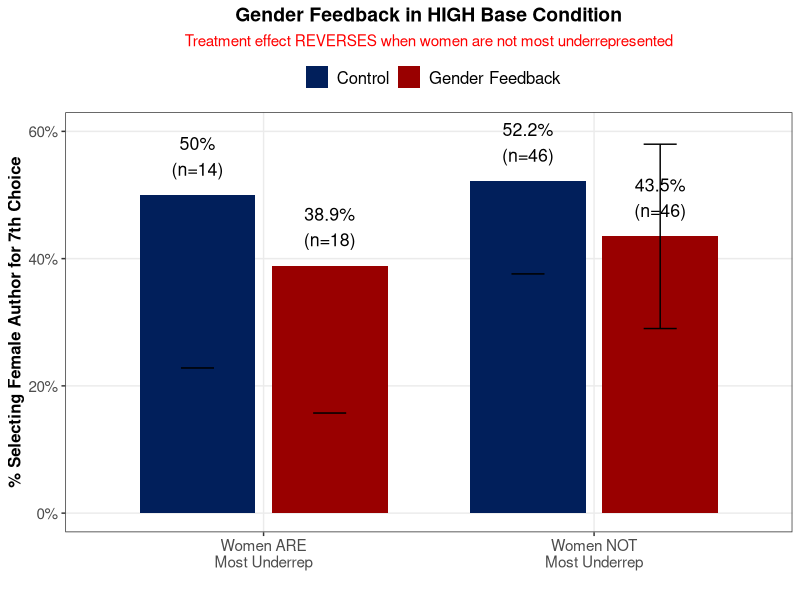

The R source for this figure:
# Analysis: Gender feedback competition in HIGH base condition only

library(dplyr)
library(ggplot2)
library(lmtest)
library(sandwich)

# Read the data
d0 <- read.csv('pilot-study.csv', check.names = FALSE)

# Robust summary function
robust_summary <- function(model) {
    robust_se <- sqrt(diag(vcovHC(model, type = "HC3")))
    model_summary <- summary(model)
    model_summary$coefficients[, "Std. Error"] <- robust_se
    model_summary$coefficients[, "t value"] <- model_summary$coefficients[, "Estimate"] / robust_se
    model_summary$coefficients[, "Pr(>|t|)"] <- 2 * pt(-abs(model_summary$coefficients[, "t value"]), df = model_summary$df[2], lower.tail = TRUE)
    return(model_summary)
}

# Identify which attribute is most underrepresented
d0 <- d0 %>%
  mutate(
    min_count = pmin(base_gender, base_poets, base_oldies, base_books),
    num_at_min = (base_gender == min_count) +
                 (base_poets == min_count) +
                 (base_oldies == min_count) +
                 (base_books == min_count),
    women_most_underrep_sole = as.numeric(base_gender == min_count & num_at_min == 1),
    women_NOT_most_underrep = as.numeric(base_gender > min_count)
  )

# Filter to HIGH base condition only
d0_high <- d0 %>% filter(base_condition == "high")

cat("===========================================================\n")
cat("HIGH BASE CONDITION ONLY\n")
cat("===========================================================\n\n")

cat("Total N in HIGH base:", nrow(d0_high), "\n\n")

# How often are women most underrepresented in HIGH?
high_freq <- d0_high %>%
  summarise(
    n_women_most = sum(women_most_underrep_sole),
    pct_women_most = round(mean(women_most_underrep_sole) * 100, 1),
    n_women_not_most = sum(women_NOT_most_underrep),
    pct_women_not_most = round(mean(women_NOT_most_underrep) * 100, 1)
  )

cat("Women are THE MOST underrepresented:", high_freq$pct_women_most, "% (n=", high_freq$n_women_most, ")\n")
cat("Women are NOT the most underrepresented:", high_freq$pct_women_not_most, "% (n=", high_freq$n_women_not_most, ")\n\n")

cat("\n--- Average base_gender count by underrep status (HIGH base) ---\n")
avg_base_gender <- d0_high %>%
  mutate(
    status = case_when(
      women_most_underrep_sole == 1 ~ "Women Most Underrep",
      women_NOT_most_underrep == 1 ~ "Women NOT Most Underrep",
      TRUE ~ "Tied"
    )
  ) %>%
  filter(status != "Tied") %>%
  group_by(status) %>%
  summarise(
    n = n(),
    mean_base_gender = round(mean(base_gender), 2),
    median_base_gender = median(base_gender)
  )
print(avg_base_gender)

cat("\n\n===========================================================\n")
cat("TREATMENT EFFECTS IN HIGH BASE CONDITION\n")
cat("===========================================================\n\n")

comparison_high <- d0_high %>%
  mutate(
    underrep_status = case_when(
      women_most_underrep_sole == 1 ~ "Women Most Underrep",
      women_NOT_most_underrep == 1 ~ "Women NOT Most Underrep",
      TRUE ~ "Tied"
    )
  ) %>%
  filter(underrep_status != "Tied") %>%
  group_by(underrep_status, gender_feedback) %>%
  summarise(
    n = n(),
    pct_select_woman = round(mean(female_pick) * 100, 1),
    se = round(sd(female_pick)/sqrt(n()) * 100, 2),
    .groups = "drop"
  ) %>%
  arrange(underrep_status, gender_feedback)

print(comparison_high)

# Calculate treatment effects
women_most_ctrl <- comparison_high %>%
  filter(underrep_status == "Women Most Underrep", gender_feedback == 0) %>%
  pull(pct_select_woman)
women_most_treat <- comparison_high %>%
  filter(underrep_status == "Women Most Underrep", gender_feedback == 1) %>%
  pull(pct_select_woman)
te_most <- women_most_treat - women_most_ctrl

women_not_ctrl <- comparison_high %>%
  filter(underrep_status == "Women NOT Most Underrep", gender_feedback == 0) %>%
  pull(pct_select_woman)
women_not_treat <- comparison_high %>%
  filter(underrep_status == "Women NOT Most Underrep", gender_feedback == 1) %>%
  pull(pct_select_woman)
te_not <- women_not_treat - women_not_ctrl

cat("\n--- TREATMENT EFFECTS ---\n\n")

cat("When women ARE most underrepresented:\n")
cat("  Control:", women_most_ctrl, "%\n")
cat("  Treatment:", women_most_treat, "%\n")
cat("  Treatment Effect: +", round(te_most, 1), " pp\n\n")

cat("When women are NOT most underrepresented:\n")
cat("  Control:", women_not_ctrl, "%\n")
cat("  Treatment:", women_not_treat, "%\n")
cat("  Treatment Effect:", round(te_not, 1), "pp\n\n")

cat("DIFFERENCE in treatment effects:", round(te_most - te_not, 1), "pp\n\n")

if(te_not < 0) {
  cat("*** NOTE: Treatment effect is NEGATIVE when women are NOT most underrepresented! ***\n")
  cat("This suggests that in HIGH base condition, when women are already relatively\n")
  cat("well-represented, gender feedback may actually BACKFIRE.\n\n")
}

cat("\n--- Statistical Tests ---\n\n")

# Among those with women most underrepresented
d0_high_most <- d0_high %>% filter(women_most_underrep_sole == 1)
cat("Regression: female_pick ~ gender_feedback (when women most underrep, HIGH base)\n")
r_most <- lm(female_pick ~ gender_feedback, data = d0_high_most)
print(robust_summary(r_most))

# Among those with women NOT most underrepresented
d0_high_not <- d0_high %>% filter(women_NOT_most_underrep == 1)
cat("\nRegression: female_pick ~ gender_feedback (when women NOT most underrep, HIGH base)\n")
r_not <- lm(female_pick ~ gender_feedback, data = d0_high_not)
print(robust_summary(r_not))

# Interaction test
d0_high_filtered <- d0_high %>% filter(women_most_underrep_sole == 1 | women_NOT_most_underrep == 1)
cat("\nInteraction: female_pick ~ gender_feedback * women_most_underrep (HIGH base)\n")
r_interact <- lm(female_pick ~ gender_feedback * women_most_underrep_sole, data = d0_high_filtered)
print(robust_summary(r_interact))

cat("\n\n===========================================================\n")
cat("VISUALIZATION\n")
cat("===========================================================\n\n")

# Create plot
plot_data_high <- comparison_high %>%
  mutate(
    treatment_label = ifelse(gender_feedback == 1, "Gender Feedback", "Control")
  )

p_high <- ggplot(plot_data_high, aes(x = underrep_status, y = pct_select_woman,
                                      fill = treatment_label)) +
  geom_bar(stat = "identity", position = position_dodge(width = 0.8), width = 0.7) +
  geom_errorbar(aes(ymin = pct_select_woman - 1.96*se, ymax = pct_select_woman + 1.96*se),
                width = 0.2, position = position_dodge(width = 0.8)) +
  geom_text(aes(label = paste0(pct_select_woman, "%\n(n=", n, ")")),
            position = position_dodge(width = 0.8), vjust = -0.5, size = 4.5) +
  scale_fill_manual(values = c("Control" = "#011F5B", "Gender Feedback" = "#990000")) +
  scale_y_continuous(labels = function(x) paste0(x, "%"), limits = c(0, 60)) +
  scale_x_discrete(labels = c("Women Most Underrep" = "Women ARE\nMost Underrep",
                              "Women NOT Most Underrep" = "Women NOT\nMost Underrep")) +
  labs(
    x = "",
    y = "% Selecting Female Author for 7th Choice",
    title = "Gender Feedback in HIGH Base Condition",
    subtitle = "Treatment effect REVERSES when women are not most underrepresented",
    fill = ""
  ) +
  theme_bw() +
  theme(
    legend.position = "top",
    legend.text = element_text(size = 12),
    axis.title = element_text(size = 12, face = "bold"),
    axis.text = element_text(size = 11),
    plot.title = element_text(size = 14, face = "bold", hjust = 0.5),
    plot.subtitle = element_text(size = 11, hjust = 0.5, color = "red"),
    panel.grid.minor = element_blank()
  )

ggsave("Figure-High-Base-Competition.pdf", plot = p_high,
       width = 10, height = 7, device = cairo_pdf)
cat("Saved: Figure-High-Base-Competition.pdf\n")

cat("\nDone!\n")
